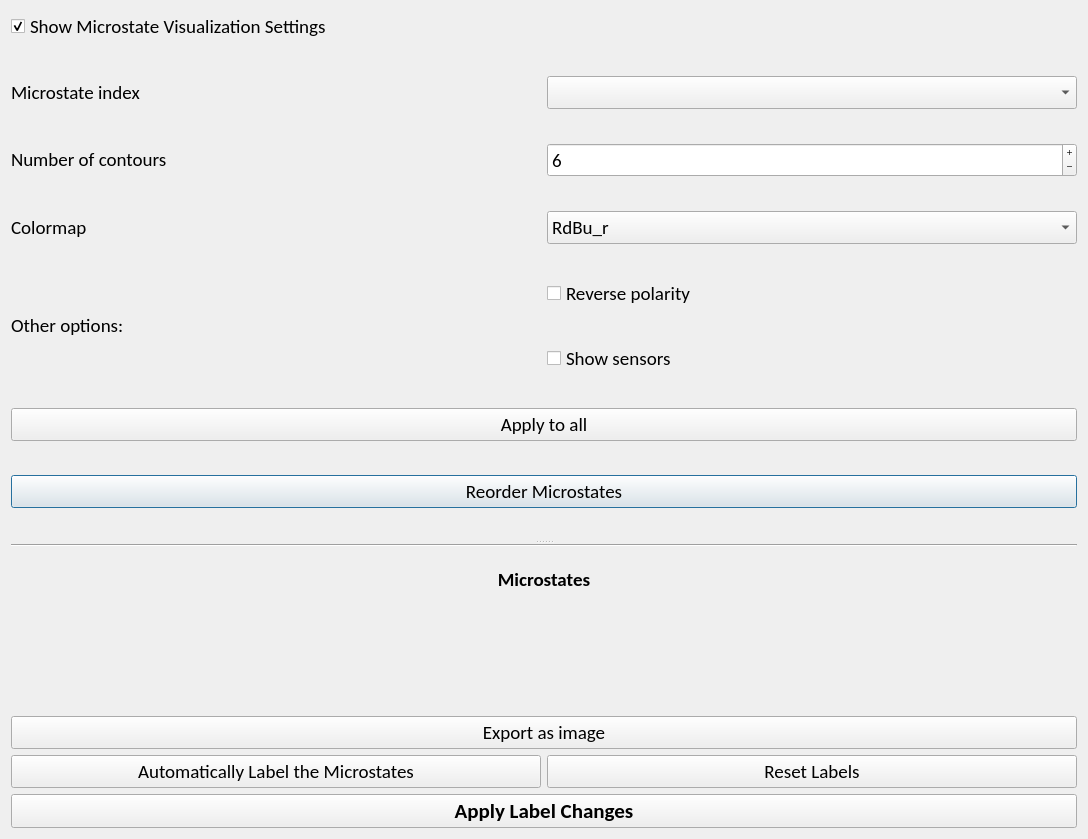
<?xml version="1.0" encoding="UTF-8"?>
<ui version="4.0">
 <class>Dialog</class>
 <widget class="QDialog" name="Dialog">
  <property name="geometry">
   <rect>
    <x>0</x>
    <y>0</y>
    <width>1088</width>
    <height>839</height>
   </rect>
  </property>
  <property name="font">
   <font>
    <family>Calibri</family>
    <pointsize>14</pointsize>
   </font>
  </property>
  <property name="windowTitle">
   <string>Dialog</string>
  </property>
  <layout class="QGridLayout" name="gridLayout">
   <item row="0" column="0">
    <widget class="QCheckBox" name="settings_checkbox">
     <property name="sizePolicy">
      <sizepolicy hsizetype="Preferred" vsizetype="Maximum">
       <horstretch>0</horstretch>
       <verstretch>0</verstretch>
      </sizepolicy>
     </property>
     <property name="text">
      <string>Show Microstate Visualization Settings</string>
     </property>
     <property name="checked">
      <bool>true</bool>
     </property>
    </widget>
   </item>
   <item row="1" column="0">
    <widget class="QSplitter" name="splitter">
     <property name="orientation">
      <enum>Qt::Vertical</enum>
     </property>
     <widget class="QWidget" name="layoutWidget">
      <layout class="QGridLayout" name="gridLayout_3">
       <item row="7" column="0" colspan="2">
        <widget class="QPushButton" name="reorder_microstates_button">
         <property name="sizePolicy">
          <sizepolicy hsizetype="Preferred" vsizetype="Maximum">
           <horstretch>0</horstretch>
           <verstretch>0</verstretch>
          </sizepolicy>
         </property>
         <property name="cursor">
          <cursorShape>PointingHandCursor</cursorShape>
         </property>
         <property name="text">
          <string>Reorder Microstates</string>
         </property>
        </widget>
       </item>
       <item row="4" column="1">
        <widget class="QCheckBox" name="reverse_polarity_checkbox">
         <property name="sizePolicy">
          <sizepolicy hsizetype="Preferred" vsizetype="Maximum">
           <horstretch>0</horstretch>
           <verstretch>0</verstretch>
          </sizepolicy>
         </property>
         <property name="text">
          <string>Reverse polarity</string>
         </property>
        </widget>
       </item>
       <item row="1" column="1">
        <widget class="QComboBox" name="microstates_combobox">
         <property name="sizePolicy">
          <sizepolicy hsizetype="Preferred" vsizetype="Maximum">
           <horstretch>0</horstretch>
           <verstretch>0</verstretch>
          </sizepolicy>
         </property>
        </widget>
       </item>
       <item row="2" column="1">
        <widget class="QSpinBox" name="num_contours_spinbox">
         <property name="sizePolicy">
          <sizepolicy hsizetype="Preferred" vsizetype="Maximum">
           <horstretch>0</horstretch>
           <verstretch>0</verstretch>
          </sizepolicy>
         </property>
         <property name="buttonSymbols">
          <enum>QAbstractSpinBox::PlusMinus</enum>
         </property>
         <property name="minimum">
          <number>0</number>
         </property>
         <property name="maximum">
          <number>20</number>
         </property>
         <property name="value">
          <number>6</number>
         </property>
        </widget>
       </item>
       <item row="5" column="1">
        <widget class="QCheckBox" name="show_sensors_checkbox">
         <property name="sizePolicy">
          <sizepolicy hsizetype="Preferred" vsizetype="Maximum">
           <horstretch>0</horstretch>
           <verstretch>0</verstretch>
          </sizepolicy>
         </property>
         <property name="text">
          <string>Show sensors</string>
         </property>
        </widget>
       </item>
       <item row="2" column="0">
        <widget class="QLabel" name="num_contours_label">
         <property name="sizePolicy">
          <sizepolicy hsizetype="Preferred" vsizetype="Maximum">
           <horstretch>0</horstretch>
           <verstretch>0</verstretch>
          </sizepolicy>
         </property>
         <property name="text">
          <string>Number of contours</string>
         </property>
        </widget>
       </item>
       <item row="1" column="0">
        <widget class="QLabel" name="microstate_index_label">
         <property name="sizePolicy">
          <sizepolicy hsizetype="Preferred" vsizetype="Maximum">
           <horstretch>0</horstretch>
           <verstretch>0</verstretch>
          </sizepolicy>
         </property>
         <property name="text">
          <string>Microstate index</string>
         </property>
        </widget>
       </item>
       <item row="3" column="1">
        <widget class="QComboBox" name="colormap_combobox">
         <property name="sizePolicy">
          <sizepolicy hsizetype="Preferred" vsizetype="Maximum">
           <horstretch>0</horstretch>
           <verstretch>0</verstretch>
          </sizepolicy>
         </property>
         <item>
          <property name="text">
           <string>RdBu_r</string>
          </property>
         </item>
         <item>
          <property name="text">
           <string>coolwarm</string>
          </property>
         </item>
         <item>
          <property name="text">
           <string>bwr</string>
          </property>
         </item>
         <item>
          <property name="text">
           <string>seismic</string>
          </property>
         </item>
        </widget>
       </item>
       <item row="6" column="0" colspan="2">
        <widget class="QPushButton" name="apply_all_button">
         <property name="sizePolicy">
          <sizepolicy hsizetype="Preferred" vsizetype="Maximum">
           <horstretch>0</horstretch>
           <verstretch>0</verstretch>
          </sizepolicy>
         </property>
         <property name="cursor">
          <cursorShape>PointingHandCursor</cursorShape>
         </property>
         <property name="text">
          <string>Apply to all</string>
         </property>
        </widget>
       </item>
       <item row="3" column="0">
        <widget class="QLabel" name="colormap_label">
         <property name="sizePolicy">
          <sizepolicy hsizetype="Preferred" vsizetype="Maximum">
           <horstretch>0</horstretch>
           <verstretch>0</verstretch>
          </sizepolicy>
         </property>
         <property name="text">
          <string>Colormap</string>
         </property>
        </widget>
       </item>
       <item row="4" column="0" rowspan="2">
        <widget class="QLabel" name="other_options_label">
         <property name="sizePolicy">
          <sizepolicy hsizetype="Preferred" vsizetype="Maximum">
           <horstretch>0</horstretch>
           <verstretch>0</verstretch>
          </sizepolicy>
         </property>
         <property name="text">
          <string>Other options:</string>
         </property>
        </widget>
       </item>
      </layout>
     </widget>
     <widget class="QWidget" name="gridLayoutWidget">
      <layout class="QGridLayout" name="Microstate_Grid_Layout">
       <item row="2" column="0" rowspan="2" colspan="2">
        <layout class="QVBoxLayout" name="Microstate_Layout"/>
       </item>
       <item row="4" column="0" colspan="2">
        <layout class="QHBoxLayout" name="Microstates_Labels_Layout"/>
       </item>
       <item row="1" column="0" colspan="2">
        <widget class="QLabel" name="microstate_label">
         <property name="sizePolicy">
          <sizepolicy hsizetype="Preferred" vsizetype="Preferred">
           <horstretch>0</horstretch>
           <verstretch>0</verstretch>
          </sizepolicy>
         </property>
         <property name="font">
          <font>
           <pointsize>14</pointsize>
           <weight>75</weight>
           <bold>true</bold>
          </font>
         </property>
         <property name="text">
          <string>Microstates</string>
         </property>
         <property name="alignment">
          <set>Qt::AlignCenter</set>
         </property>
        </widget>
       </item>
       <item row="6" column="0">
        <widget class="QPushButton" name="auto_labeling_button">
         <property name="sizePolicy">
          <sizepolicy hsizetype="Preferred" vsizetype="Maximum">
           <horstretch>0</horstretch>
           <verstretch>0</verstretch>
          </sizepolicy>
         </property>
         <property name="cursor">
          <cursorShape>PointingHandCursor</cursorShape>
         </property>
         <property name="text">
          <string>Automatically Label the Microstates</string>
         </property>
        </widget>
       </item>
       <item row="5" column="0" colspan="2">
        <widget class="QPushButton" name="export_microstates_image_button">
         <property name="sizePolicy">
          <sizepolicy hsizetype="Preferred" vsizetype="Maximum">
           <horstretch>0</horstretch>
           <verstretch>0</verstretch>
          </sizepolicy>
         </property>
         <property name="cursor">
          <cursorShape>PointingHandCursor</cursorShape>
         </property>
         <property name="text">
          <string>Export as image</string>
         </property>
        </widget>
       </item>
       <item row="7" column="0" colspan="2">
        <widget class="QPushButton" name="done_labeling_button">
         <property name="enabled">
          <bool>true</bool>
         </property>
         <property name="sizePolicy">
          <sizepolicy hsizetype="Preferred" vsizetype="Maximum">
           <horstretch>0</horstretch>
           <verstretch>0</verstretch>
          </sizepolicy>
         </property>
         <property name="font">
          <font>
           <pointsize>16</pointsize>
           <weight>75</weight>
           <bold>true</bold>
          </font>
         </property>
         <property name="text">
          <string>Apply Label Changes</string>
         </property>
        </widget>
       </item>
       <item row="6" column="1">
        <widget class="QPushButton" name="reset_labels_button">
         <property name="sizePolicy">
          <sizepolicy hsizetype="Preferred" vsizetype="Maximum">
           <horstretch>0</horstretch>
           <verstretch>0</verstretch>
          </sizepolicy>
         </property>
         <property name="text">
          <string>Reset Labels</string>
         </property>
        </widget>
       </item>
       <item row="0" column="0" colspan="2">
        <widget class="Line" name="line">
         <property name="orientation">
          <enum>Qt::Horizontal</enum>
         </property>
        </widget>
       </item>
      </layout>
     </widget>
    </widget>
   </item>
  </layout>
 </widget>
 <resources/>
 <connections/>
</ui>
